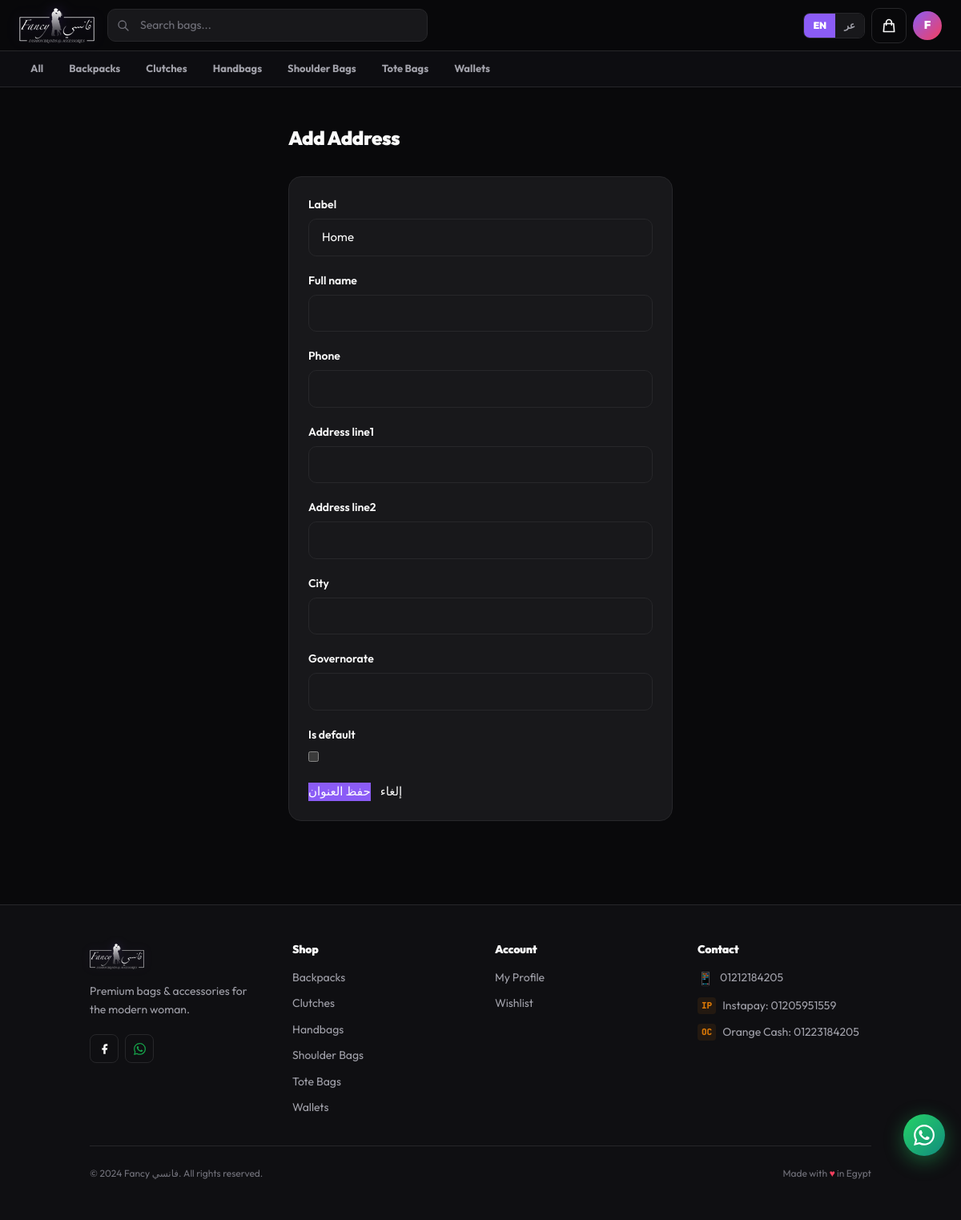
Page /users/address/add/ (signed in) on the committed database.
### users/models.py (models this page shows, shortened)
class CustomUser(AbstractBaseUser, PermissionsMixin):
    id = models.UUIDField(primary_key=True, default=uuid.uuid4, editable=False)
    email = models.EmailField(unique=True)
    full_name = models.CharField(max_length=150)
    phone = models.CharField(max_length=20, blank=True)
    is_active = models.BooleanField(default=True)
    is_staff = models.BooleanField(default=False)
    is_email_verified = models.BooleanField(default=False)
    date_joined = models.DateTimeField(default=timezone.now)
    email_verification_token = models.UUIDField(default=uuid.uuid4, editable=False)
    password_reset_token = models.UUIDField(null=True, blank=True)
    password_reset_expiry = models.DateTimeField(null=True, blank=True)
    avatar = models.ImageField(upload_to='avatars/', null=True, blank=True)
    preferred_language = models.CharField(max_length=5, choices=[('en', 'English'), ('ar', 'العربية')], default='en')
    USERNAME_FIELD = 'email'
    REQUIRED_FIELDS = ['full_name']
    objects = CustomUserManager()
    class Meta:
        verbose_name = 'User'
        verbose_name_plural = 'Users'

### products/models.py (models this page shows, shortened)
class Category(models.Model):
    name_en = models.CharField(max_length=100)
    name_ar = models.CharField(max_length=100)
    slug = models.SlugField(unique=True, blank=True)
    description_en = models.TextField(blank=True)
    description_ar = models.TextField(blank=True)
    image = models.ImageField(upload_to='categories/', null=True, blank=True)
    is_active = models.BooleanField(default=True)
    order = models.PositiveIntegerField(default=0)
    created_at = models.DateTimeField(auto_now_add=True)
    class Meta:
        verbose_name = 'Category'
        verbose_name_plural = 'Categories'
        ordering = ['order', 'name_en']
    def get_name(self, lang='en'):
        return self.name_ar if lang == 'ar' else self.name_en

### users/views.py (the view)
# urls.py: path('address/add/', views.add_address_view, name='add_address'),
@login_required
def add_address_view(request):
    form = AddressForm(request.POST or None)
    if request.method == 'POST' and form.is_valid():
        address = form.save(commit=False)
        address.user = request.user
        address.save()
        messages.success(request, _('Address added.'))
        return redirect('users:profile')
    return render(request, 'users/address_form.html', {'form': form, 'title': _('Add Address')})

### templates/users/address_form.html (shortened to what this page needs)
{% extends "base.html" %}
{% load i18n %}
{% block content %}
<div class="max-w-lg mx-auto px-4 py-12">
  <h1 class="text-2xl font-black text-text-primary mb-8">{{ title }}</h1>
  <div class="card p-6">
    <form method="post">{% csrf_token %}
      {% for field in form %}
      <div class="mb-5"><label class="block text-text-muted text-sm font-semibold mb-2">{{ field.label }}</label>{{ field }}{% if field.errors %}<p class="text-danger text-xs mt-1.5">{{ field.errors|join:", " }}</p>{% endif %}</div>
      {% endfor %}
      <div class="flex gap-3">
        <button type="submit" class="btn-primary">{% if LANGUAGE_CODE == 'ar' %}Save Address{% else %}حفظ العنوان{% endif %}</button>
        <a href="{% url 'users:profile' %}" class="btn-outline">{% if LANGUAGE_CODE == 'ar' %}Cancel{% else %}إلغاء{% endif %}</a>
      </div>
    </form>
  </div>
</div>
{% endblock %}

### templates/base.html (shortened to what this page needs)
{% load i18n static %}
<!DOCTYPE html>
<html lang="{{ LANGUAGE_CODE }}" dir="{% if LANGUAGE_CODE == 'ar' %}rtl{% else %}ltr{% endif %}">
<head>
  <script src="https://cdn.tailwindcss.com"></script>
</head>
<body class="dark">
<header class="topbar" role="banner">
  <div class="topbar-inner">
    <a href="{% url 'home' %}" class="logo-link" aria-label="{% if LANGUAGE_CODE == 'ar' %}فانسي - الرئيسية{% else %}Fancy - Home{% endif %}">
      <img src="{% static 'icons/logo_44h.png' %}"
           alt="{% if LANGUAGE_CODE == 'ar' %}فانسي — فاشون براندز{% else %}Fancy — Fashion Brands &amp; Accessories{% endif %}"
           height="44"
           style="height:44px;width:auto;display:block;filter:drop-shadow(0 0 8px rgba(139,92,246,0.3));"
           onerror="this.style.display='none';this.nextElementSibling.style.display='flex'"/>
    </a>
    <form action="{% url 'products:search' %}" method="get" class="search-form" role="search">
      <div class="search-wrap">
        <input type="search" name="q" class="search-input"
          value="{{ request.GET.q }}"
          placeholder="{% if LANGUAGE_CODE == 'ar' %}ابحثي عن حقيبة...{% else %}Search bags...{% endif %}"
          autocomplete="off"/>
      </div>
    </form>
    <div style="display:flex;align-items:center;gap:8px;flex-shrink:0;">
      <form action="{% url 'set_language' %}" method="post" style="display:flex;align-items:center;">
        <div style="display:flex;border-radius:8px;overflow:hidden;border:1.5px solid var(--s3);">
          <button type="submit" name="language" value="en"
            style="padding:6px 11px;font-size:12px;font-weight:900;font-family:var(--font-en);cursor:pointer;border:none;transition:all .15s;background:{% if LANGUAGE_CODE == 'en' %}var(--primary){% else %}var(--s2){% endif %};color:{% if LANGUAGE_CODE == 'en' %}white{% else %}var(--t2){% endif %};">
            EN
          </button>
          <button type="submit" name="language" value="ar"
            style="padding:6px 11px;font-size:12px;font-weight:900;font-family:var(--font-ar);cursor:pointer;border:none;transition:all .15s;background:{% if LANGUAGE_CODE == 'ar' %}var(--primary){% else %}var(--s2){% endif %};color:{% if LANGUAGE_CODE == 'ar' %}white{% else %}var(--t2){% endif %};">
            عر
          </button>
        </div>
      </form>
      <a href="{% url 'orders:cart' %}" class="btn btn-ghost btn-icon" aria-label="{% if LANGUAGE_CODE == 'ar' %}سلة التسوق{% else %}Cart{% endif %}" style="position:relative;">
        <svg width="20" height="20" fill="none" stroke="currentColor" viewBox="0 0 24 24" aria-hidden="true">
          <path stroke-linecap="round" stroke-linejoin="round" stroke-width="2" d="M16 11V7a4 4 0 00-8 0v4M5 9h14l1 12H4L5 9z"/>
        </svg>
      </a>
      {% if user.is_authenticated %}
      <div class="user-menu">
        <button class="user-avatar" id="userMenuBtn" aria-haspopup="true" aria-expanded="false" aria-label="Account menu">
          {{ user.full_name|first|upper }}
        </button>
      </div>
      {% endif %}
    </div>
  </div>
</header>
{% if all_categories %}
<nav class="catbar" aria-label="{% if LANGUAGE_CODE == 'ar' %}التصنيفات{% else %}Categories{% endif %}">
  <div class="catbar-inner">
    <a href="{% url 'products:list' %}" class="cat-pill {% if request.resolver_match.url_name == 'list' and not request.resolver_match.kwargs.category_slug %}active{% endif %}">
      {% if LANGUAGE_CODE == 'ar' %}الكل{% else %}All{% endif %}
    </a>
    {% for cat in all_categories %}
    <a href="{% url 'products:category' cat.slug %}" class="cat-pill {% if request.resolver_match.kwargs.category_slug == cat.slug %}active{% endif %}">
      {{ cat.get_name }}
    </a>
    {% endfor %}
  </div>
</nav>
{% endif %}
<div style="height:{% if all_categories %}108px{% else %}64px{% endif %};"></div>
<main id="main-content">
  {% block content %}{% endblock %}
</main>
<footer class="footer" id="site-footer">
  <div class="container" style="padding-top:48px;padding-bottom:48px;">
    <div style="display:grid;grid-template-columns:repeat(auto-fit,minmax(200px,1fr));gap:36px;margin-bottom:36px;">
      <div>
        <a href="{% url 'home' %}" class="logo-link" style="margin-bottom:16px;display:inline-flex;">
          <img src="{% static 'icons/logo_32h.png' %}" alt="Fancy فانسي" height="32" style="height:32px;width:auto;filter:drop-shadow(0 0 6px rgba(139,92,246,0.25));"
            onerror="this.style.display='none';this.nextElementSibling.style.display='flex'"/>
        </a>
        <p style="font-size:14px;color:var(--t2);line-height:1.7;margin-bottom:18px;">{% if LANGUAGE_CODE == 'ar' %}حقائب وإكسسوارات نسائية فاخرة بأسعار مناسبة.{% else %}Premium bags & accessories for the modern woman.{% endif %}</p>
        <div style="display:flex;gap:8px;">
          <a href="https://facebook.com" class="btn btn-ghost btn-icon btn-sm" aria-label="Facebook">
            <svg width="15" height="15" fill="currentColor" viewBox="0 0 24 24"><path d="M18 2h-3a5 5 0 00-5 5v3H7v4h3v8h4v-8h3l1-4h-4V7a1 1 0 011-1h3z"/></svg>
          </a>
          <a href="https://wa.me/201212184205" class="btn btn-ghost btn-icon btn-sm" style="color:var(--success);" aria-label="WhatsApp">
          </a>
        </div>
      </div>
      <div>
        <h4 style="font-size:14px;font-weight:900;color:var(--t1);margin-bottom:16px;">{% if LANGUAGE_CODE == 'ar' %}تسوقي{% else %}Shop{% endif %}</h4>
        <ul style="list-style:none;display:flex;flex-direction:column;gap:10px;">
          {% for cat in all_categories|slice:":6" %}
          <li>
            <a href="{% url 'products:category' cat.slug %}" style="font-size:14px;color:var(--t2);text-decoration:none;transition:color .15s;" onmouseover="this.style.color='var(--primary)'" onmouseout="this.style.color='var(--t2)'">
              {{ cat.get_name }}
            </a>
          </li>
          {% endfor %}
        </ul>
      </div>
      <div>
        <h4 style="font-size:14px;font-weight:900;color:var(--t1);margin-bottom:16px;">{% if LANGUAGE_CODE == 'ar' %}حسابي{% else %}Account{% endif %}</h4>
        <ul style="list-style:none;display:flex;flex-direction:column;gap:10px;">
          {% if user.is_authenticated %}
          <li><a href="{% url 'users:profile' %}" style="font-size:14px;color:var(--t2);text-decoration:none;" onmouseover="this.style.color='var(--primary)'" onmouseout="this.style.color='var(--t2)'">{% if LANGUAGE_CODE == 'ar' %}ملفي الشخصي{% else %}My Profile{% endif %}</a></li>
          <li><a href="{% url 'products:wishlist' %}" style="font-size:14px;color:var(--t2);text-decoration:none;" onmouseover="this.style.color='var(--primary)'" onmouseout="this.style.color='var(--t2)'">{% if LANGUAGE_CODE == 'ar' %}المفضلة{% else %}Wishlist{% endif %}</a></li>
          {% endif %}
        </ul>
      </div>
      <div>
        <h4 style="font-size:14px;font-weight:900;color:var(--t1);margin-bottom:16px;">{% if LANGUAGE_CODE == 'ar' %}تواصلي معنا{% else %}Contact{% endif %}</h4>
        <ul style="list-style:none;display:flex;flex-direction:column;gap:12px;">
          <li style="display:flex;align-items:center;gap:8px;">
            <span style="color:var(--success);font-size:16px;">📱</span>
            <a href="https://wa.me/201212184205" style="font-size:14px;color:var(--t2);text-decoration:none;" onmouseover="this.style.color='var(--primary)'" onmouseout="this.style.color='var(--t2)'">01212184205</a>
          </li>
          <li style="display:flex;align-items:center;gap:8px;">
            <span style="font-family:var(--font-mono);color:var(--warning);font-size:11px;font-weight:900;background:rgba(217,119,6,.1);border-radius:4px;padding:2px 5px;">IP</span>
            <span style="font-size:14px;color:var(--t2);">Instapay: 01205951559</span>
          </li>
          <li style="display:flex;align-items:center;gap:8px;">
            <span style="font-family:var(--font-mono);color:var(--warning);font-size:11px;font-weight:900;background:rgba(217,119,6,.1);border-radius:4px;padding:2px 5px;">OC</span>
            <span style="font-size:14px;color:var(--t2);">Orange Cash: 01223184205</span>
          </li>
        </ul>
      </div>
    </div>
    <div style="border-top:1px solid var(--s3);padding-top:24px;display:flex;flex-wrap:wrap;align-items:center;justify-content:space-between;gap:12px;">
      <p style="font-size:12px;color:var(--t3);">© 2024 Fancy فانسي. {% if LANGUAGE_CODE == 'ar' %}جميع الحقوق محفوظة.{% else %}All rights reserved.{% endif %}</p>
      <p style="font-size:12px;color:var(--t3);">{% if LANGUAGE_CODE == 'ar' %}صُنع بـ{% else %}Made with{% endif %} <span style="color:var(--secondary);">♥</span> {% if LANGUAGE_CODE == 'ar' %}في مصر{% else %}in Egypt{% endif %}</p>
    </div>
  </div>
</footer>
<a href="https://wa.me/201212184205" target="_blank" rel="noopener"
  style="position:fixed;bottom:80px;right:20px;z-index:90;width:52px;height:52px;border-radius:50%;background:linear-gradient(135deg,#25D366,#128C7E);display:flex;align-items:center;justify-content:center;box-shadow:0 6px 24px rgba(37,211,102,0.4);transition:transform .18s ease;"
  onmouseover="this.style.transform='scale(1.12)'" onmouseout="this.style.transform=''"
  aria-label="WhatsApp">
</a>
</body>
</html>

### rows in the picture
CustomUser: full_name|first "F"
Category: get_name "Backpacks"
Category: get_name "Clutches"
Category: get_name "Handbags"
Category: get_name "Shoulder Bags"
Category: get_name "Tote Bags"
Category: get_name "Wallets"

### other values in the picture
{{ title }} "Add Address"
{{ field.label }} "Label" "Full name" "Phone" "Address line1" "Address line2" "City" "Governorate" "Is default"
